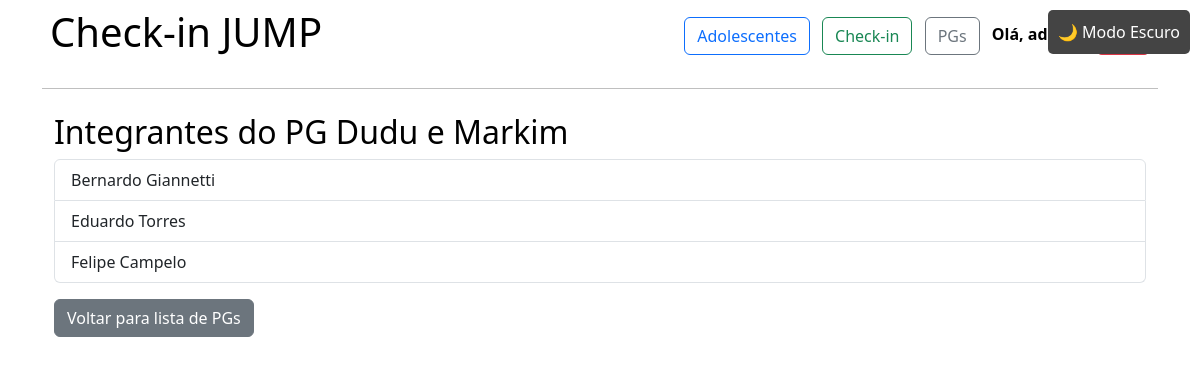
Page /pgs/2/ (signed in) on the earlier database version.
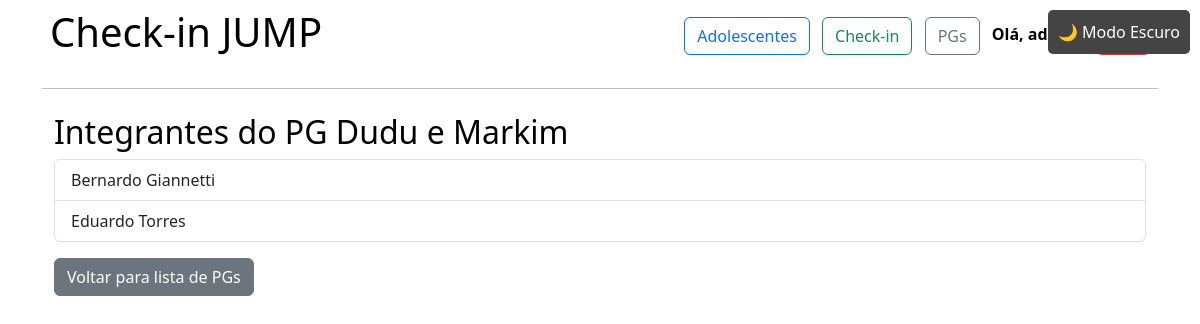
Same page on the later database version.
### adolescentes/models.py (models this page shows, shortened)
class Adolescente(models.Model):
    nome = models.CharField(max_length=100)
    sobrenome = models.CharField(max_length=100)
    foto = models.ImageField(upload_to='fotos/', blank=True, null=True)
    data_nascimento = models.DateField()
    GENERO_CHOICES = [
        ("M", "Masculino"),
        ("F", "Feminino"),
    ]
    genero = models.CharField(max_length=1, choices=GENERO_CHOICES, blank=True, null=False)
    pg = models.ForeignKey(PequenoGrupo, on_delete=models.SET_NULL, blank=True, null=True, related_name='adolescentes')
    data_inicio = models.DateField(blank=True, null=True)

### adolescentes/views.py (the view)
# urls.py: path('pgs/<int:pg_id>/', views.detalhes_pg, name='detalhes_pg'),
@login_required
def detalhes_pg(request, pg_id):
    pg = get_object_or_404(PequenoGrupo, id=pg_id)
    adolescentes = Adolescente.objects.filter(pg=pg)
    return render(request, 'pgs/pg.html', {'pg': pg, 'adolescentes': adolescentes})

### adolescentes/templates/pgs/pg.html
{% extends 'adolescentes/base.html' %}
{% block content %}
<div class="container mt-4">
    <h2>Integrantes do PG {{ pg.nome }}</h2>
    {% if adolescentes %}
        <ul class="list-group">
            {% for adolescente in adolescentes %}
            <li class="list-group-item">
                {{ adolescente.nome }} {{ adolescente.sobrenome }}
            </li>
            {% endfor %}
        </ul>
    {% else %}
        <p>Este PG ainda não possui integrantes.</p>
    {% endif %}
    <a href="{% url 'lista_pgs' %}" class="btn btn-secondary mt-3">Voltar para lista de PGs</a>
</div>
{% endblock %}

Differences in the rows shown:
removed Adolescente: nome "Felipe", sobrenome "Campelo"
